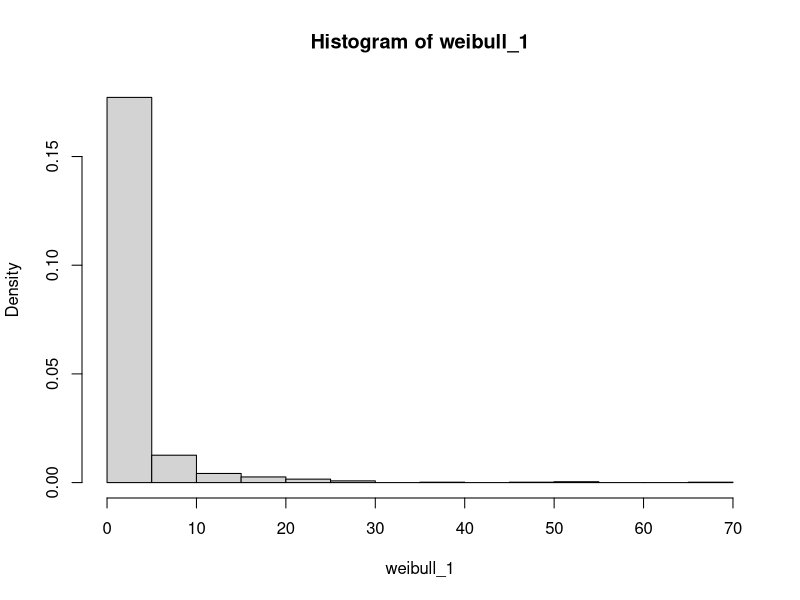
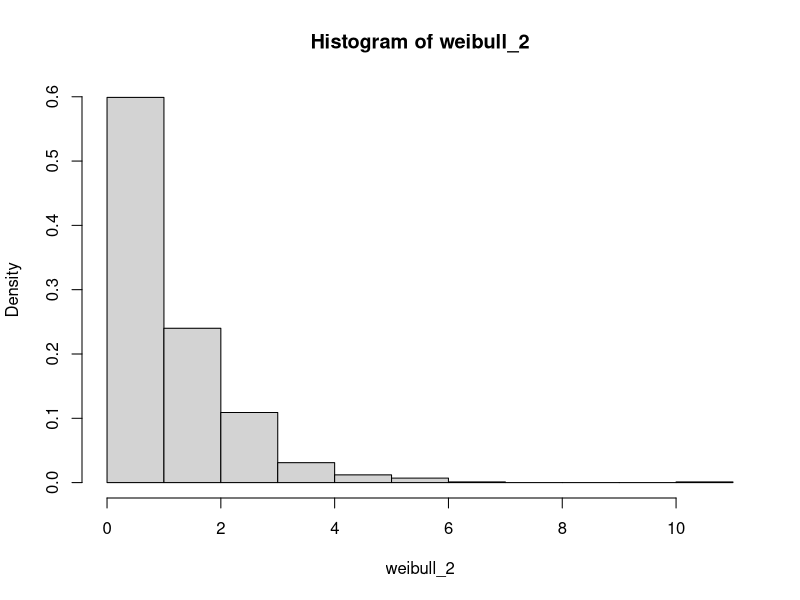
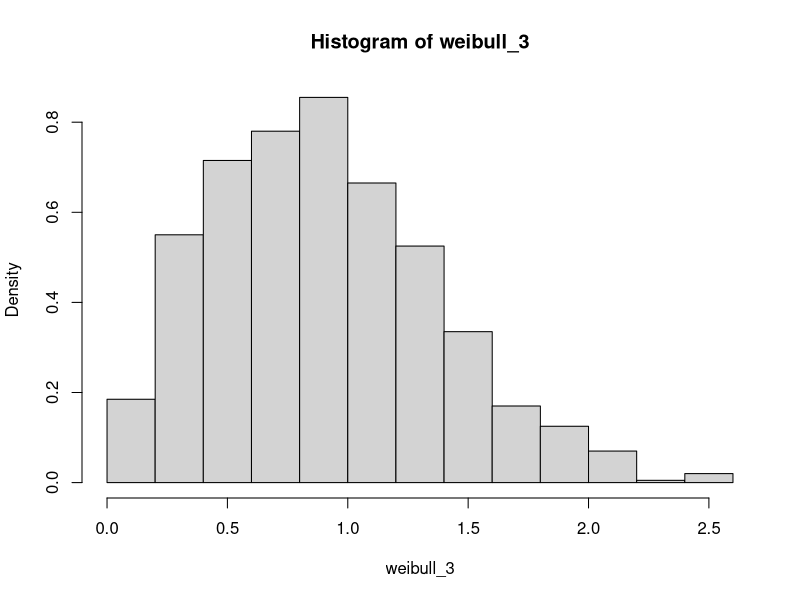

Write the R code that produced these figures, in order. (Note: this script raises an error after producing the figures.)
#Q1
#shape=beta,scale=theta
n=1000
#1-case1
weibull_1<-rweibull(n, shape=0.5, scale = 1)
#1-case2
weibull_2<-rweibull(n, shape=1, scale = 1)
#1-case3
weibull_3<-rweibull(n, shape=2, scale = 1)

hist(weibull_1,probability = T)
hist(weibull_2,probability = T)
hist(weibull_3,probability = T)

f1 = function(x, theta, beta){
  # component 1
  c1 = beta*(1/theta^2)+x^beta*beta*(-beta-1)*theta^(-beta-2)
  # component 2 & 3
  c2_3 = (-1/theta)+x^beta*log(x)*beta*theta^(-beta-1)+x^beta*(theta^(-beta-1)+log(1/theta)*theta^(-beta-1)*beta)
  # component 4 
  c4 = (-1/beta^2)-log(x/theta)*(x/theta)^beta*log(x/theta)
  
  mc_esti_1 = sum(c1)/n
  mc_esti_2 = sum(c2_3)/n
  mc_esti_3 = sum(c2_3)/n
  mc_esti_4=  sum(c4)/n
  
  se1=var(c1)/n
  se2_3=var(c2_3)/n
  se4=var(c4)/n
  
  return (list('mc'=c(-mc_esti_1, -mc_esti_2, -mc_esti_3, -mc_esti_4),'se'=c(se1,se2_3,se2_3,se4)))
}
ans_1 = f1(weibull_1, theta=1, beta=0.5)
ans_2 = f1(weibull_2, theta=1, beta=1)
ans_3 = f1(weibull_3, theta=1, beta=2)
ans_1
ans_2
ans_3

#Q2-a

Y=c(12,8,6,7,9)
SamplingDistribution<-function(theta,beta,k){
  pweibull(k+0.5,scale = theta,shape = beta)-pweibull(max(k-0.5,0),scale = theta,shape = beta)
}
posterior<- function(arg){
  theta=arg[1]
  beta=arg[2]
  temp=1
  for(i in 1:5){
    temp=temp*SamplingDistribution(theta,beta,Y[i])
  }
  theta^(-3)*exp(-10/theta)*temp*(beta>0)*(beta<2)*(theta>0)
}
proposal<- function(arg){
  theta=arg[1]
  beta=arg[2]
  dgamma(theta,9,1)*1/2
}
#MCMC steps:
m = 31000
eta.mcmc = matrix(0,m,2)
eta.mcmc[1,] = c(10,1) 
move = c()

#RW-MH
for (i in 2:m){
  eta.mcmc[i,1] = rgamma(1,9,1)
  eta.mcmc[i,2] = runif(1,0,2)
  r=proposal(eta.mcmc[i-1,])/proposal(eta.mcmc[i,])
  r=r*posterior(eta.mcmc[i,])/(posterior(eta.mcmc[i-1,]))
  move[i] = rbinom(1,1,prob=min(r,1))
  if (move[i]==0) eta.mcmc[i,] = eta.mcmc[i-1,]
}
mean(move[-1])
#
par(mfcol=c(2,1)) 
for (i in 1:2){ts.plot(eta.mcmc[index,i])} #mcmc draws
par(mfcol=c(1,1)) 
acf(eta.mcmc) #dependence between draws
#iid
index=seq(1000,m,20)[1:1000]
acf(eta.mcmc[index,])

mean(eta.mcmc[index,1])
mean(eta.mcmc[index,2])
sd(eta.mcmc[index,1])
sd(eta.mcmc[index,2])
# Q2-b
temp = c()
for (i in 1:m){
  theta = rgamma(1, 9, 1)
  beta = runif(1, 0, 2)
  temp = c(temp, posterior(c(theta, beta))/proposal(c(theta, beta)))
}
mean(temp)

#Q3
theta = 0.5
set.seed(1)
jb= function(n, x){
  S = (sum(((x-mean(x))^3))/n)/(sum(((x-mean(x))^2))/n)^(3/2)
  K = (sum(((x-mean(x))^4))/n)/(sum(((x-mean(x))^2))/n)^(4/2)
  n/6*S^2+(1/4)*(K-3)^2
}

M = 10000
n = 20
pi_ = c()
for (i in 1:M){
  sample = rt(n, df=1/theta)
  temp = jb(n, sample)
  pi_[i] = ifelse(temp > qchisq(0.95, df=2), 1, 0)
}
mean(pi_)
M = 10000
n = 100
pi_ = c()
for (i in 1:M){
  sample = rt(n, df=1/theta)
  temp = jb(n, sample)
  pi_[i] = ifelse(temp > qchisq(0.95, df=2), 1, 0)
}
mean(pi_)
